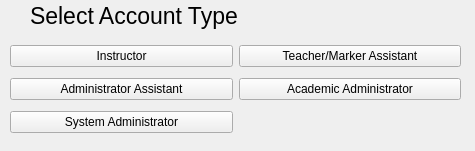
<?xml version="1.0" encoding="UTF-8"?>
<ui version="4.0">
 <class>FormSelectMultipleAccounts</class>
 <widget class="QWidget" name="FormSelectMultipleAccounts">
  <property name="geometry">
   <rect>
    <x>0</x>
    <y>0</y>
    <width>475</width>
    <height>151</height>
   </rect>
  </property>
  <property name="minimumSize">
   <size>
    <width>475</width>
    <height>151</height>
   </size>
  </property>
  <property name="maximumSize">
   <size>
    <width>475</width>
    <height>151</height>
   </size>
  </property>
  <property name="windowTitle">
   <string>Form</string>
  </property>
  <widget class="QWidget" name="gridLayoutWidget">
   <property name="geometry">
    <rect>
     <x>10</x>
     <y>40</y>
     <width>451</width>
     <height>101</height>
    </rect>
   </property>
   <layout class="QGridLayout" name="gridLayout">
    <item row="1" column="1">
     <widget class="QPushButton" name="pushButton_academicAdmin">
      <property name="text">
       <string>Academic Administrator</string>
      </property>
     </widget>
    </item>
    <item row="0" column="0">
     <widget class="QPushButton" name="pushButton_instructor">
      <property name="text">
       <string>Instructor</string>
      </property>
     </widget>
    </item>
    <item row="0" column="1">
     <widget class="QPushButton" name="pushButton_TATM">
      <property name="text">
       <string>Teacher/Marker Assistant</string>
      </property>
     </widget>
    </item>
    <item row="1" column="0">
     <widget class="QPushButton" name="pushButton_adminAssist">
      <property name="text">
       <string>Administrator Assistant</string>
      </property>
     </widget>
    </item>
    <item row="2" column="0">
     <widget class="QPushButton" name="pushButton_sysAdmin">
      <property name="text">
       <string>System Administrator</string>
      </property>
     </widget>
    </item>
   </layout>
  </widget>
  <widget class="QLabel" name="AccountType_label">
   <property name="geometry">
    <rect>
     <x>30</x>
     <y>0</y>
     <width>421</width>
     <height>31</height>
    </rect>
   </property>
   <property name="font">
    <font>
     <pointsize>17</pointsize>
    </font>
   </property>
   <property name="text">
    <string>Select Account Type</string>
   </property>
  </widget>
 </widget>
 <resources/>
 <connections/>
</ui>
